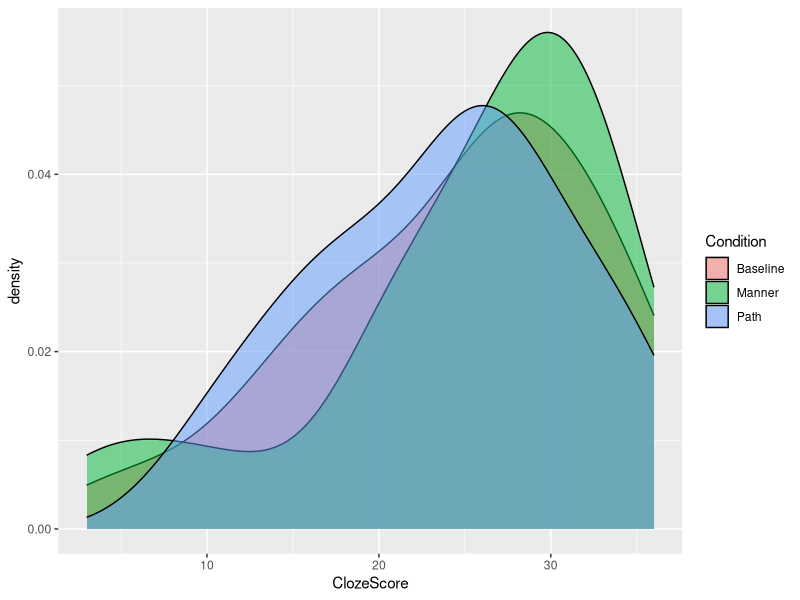
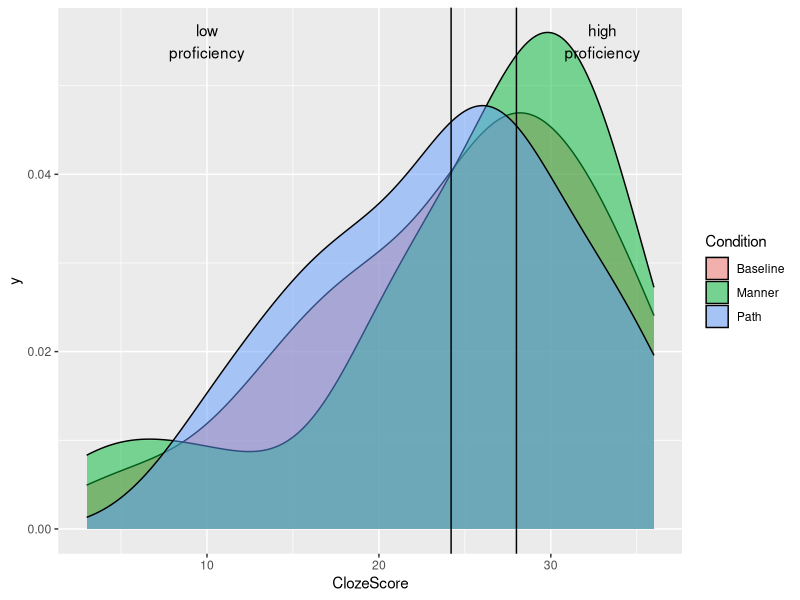
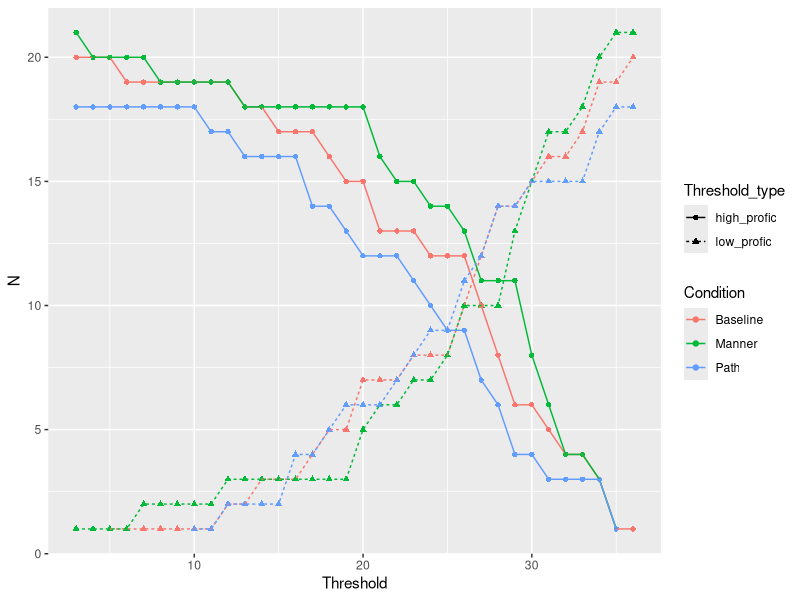
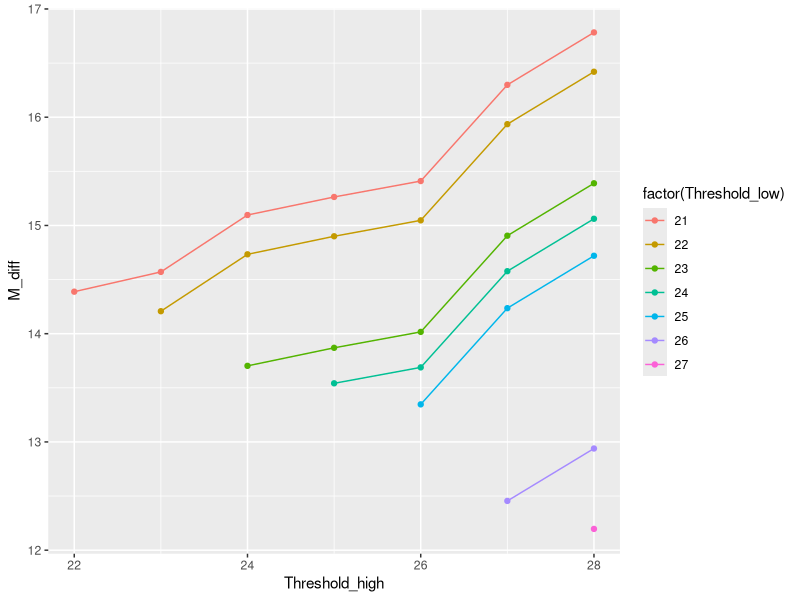
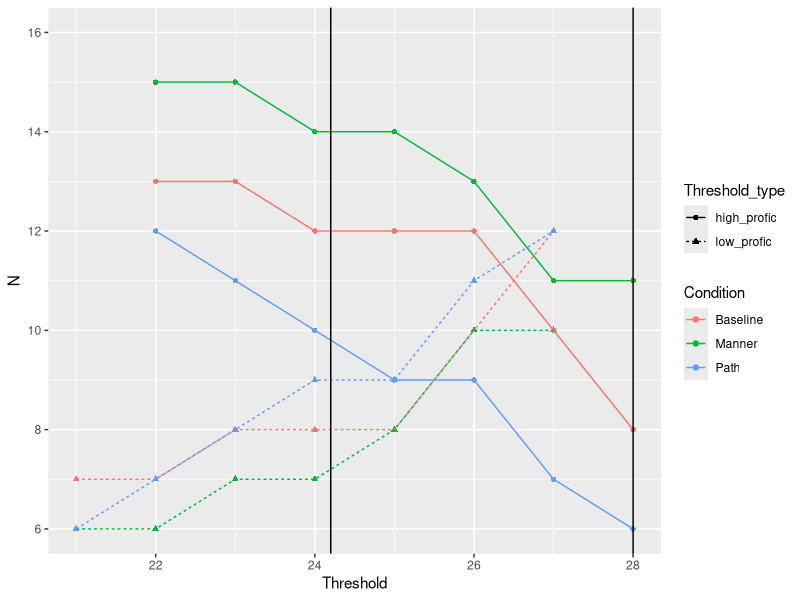

The R script that drew these images, in order:
## ---- chunk 1
library(dplyr)
library(ggplot2)
## ---- chunk 2
d <- read.csv("../data/data_verbs_multinomial.csv")
# head(d)
# unique L2 participants and their Cloze scores:
l2 <- unique(d[, c("Subject", "Group", "Condition", "ClozeScore")])
l2 <- l2[l2$Group == "L2", ]
head(l2)
## ---- chunk 3
ggplot(l2, aes(x = ClozeScore, fill = Condition)) +
  geom_density(alpha = .5) 
## ---- chunk 4
cutoff_prof <- quantile(l2$ClozeScore, c(.4, .6), na.rm = TRUE)
cutoff_prof
## ---- chunk 5
ggplot(l2, aes(x = ClozeScore, fill = Condition)) +
  geom_density(alpha = .5) +
  geom_vline(xintercept = cutoff_prof) +
  annotate("text", x = 10, y = .055, label = "low\nproficiency") +
  annotate("text", x = 33, y = .055, label = "high\nproficiency")
## ---- chunk 6
compute_n <- function(df = l2) {
  my_n <- data.frame()
  min_profic <- min(df$ClozeScore)
  max_profic <- max(df$ClozeScore)
  for (thresh in seq(min_profic, max_profic)) {
    curr_low <- df %>% 
      filter(ClozeScore <= thresh) %>%
      group_by(Condition) %>%
      summarise(N = n())
    curr_low$Threshold_type <- "low_profic"
    curr_high <- df %>% 
      filter(ClozeScore >= thresh) %>%
      group_by(Condition) %>%
      summarise(N = n())
    curr_high$Threshold_type <- "high_profic"
    curr <- rbind(curr_low, curr_high)
    curr$Threshold <- thresh
    my_n <- rbind(my_n, curr)
  }
  my_n
}
my_n <- compute_n()
head(my_n)
## ---- chunk 7
p <- ggplot(my_n, aes(x = Threshold, y = N, colour = Condition,
                      linetype = Threshold_type, shape = Threshold_type)) +
  geom_point() +
  geom_line()
p
## ---- chunk 8
min_low_profic_thresh <- 21  # minimum proficiency threshold for low profic speakers
max_high_profic_thresh <- 28  # maximum proficiency threshold for high profic speakers
## ---- chunk 9
compute_diff <- function(df = l2,
                         # minimum proficiency threshold for low profic speakers
                         min_low_profic = min_low_profic_thresh,
                         # maximum proficiency threshold for high profic speakers
                         max_high_profic = max_high_profic_thresh) {
  mean_diff <- data.frame()  # initialize empty data frame
  for (lower_thresh in min_low_profic : (max_high_profic - 1)){
    M_low <- mean(df[df$ClozeScore <= lower_thresh, "ClozeScore"])
    for (upper_thresh in (lower_thresh + 1) : max_high_profic) {  # upper threshold strictly greater than lower
      curr <- df %>% 
        filter(ClozeScore >= upper_thresh) %>%
        summarise(M_high = mean(ClozeScore))
      curr$Threshold_high <- upper_thresh
      curr$Threshold_low <- lower_thresh
      curr$M_low <- M_low
      mean_diff <- rbind(mean_diff, curr)
    }
  }
  mean_diff$M_diff <- with(mean_diff, M_high - M_low)
  mean_diff
}
my_diff <- compute_diff()
head(my_diff)
tail(my_diff)
## ---- chunk 10
ggplot(my_diff,
       aes(x = Threshold_high, y = M_diff, colour = factor(Threshold_low))) +
  geom_point() +
  geom_line(aes(group = Threshold_low))
## ---- chunk 11
my_reasonable <- with(my_n, 
                      Threshold_type == "low_profic" & Threshold %in%
                        min_low_profic_thresh : (max_high_profic_thresh - 1) |
                        Threshold_type == "high_profic" & Threshold %in%
                        (min_low_profic_thresh + 1) : max_high_profic_thresh)
## ---- chunk 12
ggplot(my_n[my_reasonable, ],
       aes(x = Threshold, y = N, colour = Condition,
                      linetype = Threshold_type, shape = Threshold_type)) +
  geom_point() +
  geom_line() +
  geom_vline(xintercept = cutoff_prof) +  # cutoff points I chose earlier
  ylim(6, 16)
